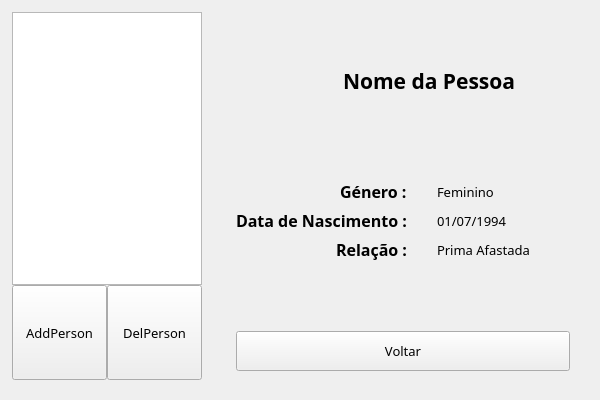
<?xml version="1.0" encoding="UTF-8"?>
<ui version="4.0">
 <class>ManagePeople</class>
 <widget class="QWidget" name="ManagePeople">
  <property name="windowModality">
   <enum>Qt::ApplicationModal</enum>
  </property>
  <property name="geometry">
   <rect>
    <x>0</x>
    <y>0</y>
    <width>600</width>
    <height>400</height>
   </rect>
  </property>
  <property name="sizePolicy">
   <sizepolicy hsizetype="Fixed" vsizetype="Fixed">
    <horstretch>0</horstretch>
    <verstretch>0</verstretch>
   </sizepolicy>
  </property>
  <property name="minimumSize">
   <size>
    <width>600</width>
    <height>400</height>
   </size>
  </property>
  <property name="font">
   <font>
    <family>Century Gothic</family>
    <pointsize>10</pointsize>
    <weight>50</weight>
    <italic>false</italic>
    <bold>false</bold>
   </font>
  </property>
  <property name="windowTitle">
   <string>Form</string>
  </property>
  <property name="styleSheet">
   <string notr="true">*{
font: 10pt &quot;Century Gothic&quot;;
}
QLabel#Icon{
border-image: url(:/Icons/bin/Icons/People.png);
 }
QLabel{
font: 12pt &quot;Century Gothic&quot;;
}
QLabel#Name{
font: bold 16pt &quot;Century Gothic&quot;;
}
QLabel#Tag_1{
font: bold 12pt &quot;Century Gothic&quot;;
}
QLabel#Tag_2{
font:  bold 12pt &quot;Century Gothic&quot;;
}
QLabel#Tag_3{
font: bold 12pt &quot;Century Gothic&quot;;
}</string>
  </property>
  <layout class="QGridLayout" name="gridLayout_2">
   <item row="0" column="0">
    <layout class="QHBoxLayout" name="horizontalLayout_3">
     <item>
      <widget class="QWidget" name="verticalWidget" native="true">
       <property name="sizePolicy">
        <sizepolicy hsizetype="Maximum" vsizetype="Preferred">
         <horstretch>0</horstretch>
         <verstretch>0</verstretch>
        </sizepolicy>
       </property>
       <property name="maximumSize">
        <size>
         <width>200</width>
         <height>16777215</height>
        </size>
       </property>
       <layout class="QVBoxLayout" name="verticalLayout_3">
        <property name="spacing">
         <number>0</number>
        </property>
        <property name="leftMargin">
         <number>1</number>
        </property>
        <property name="topMargin">
         <number>1</number>
        </property>
        <item>
         <widget class="QListWidget" name="PeopleList"/>
        </item>
        <item>
         <layout class="QHBoxLayout" name="horizontalLayout_4">
          <property name="spacing">
           <number>0</number>
          </property>
          <property name="leftMargin">
           <number>0</number>
          </property>
          <property name="topMargin">
           <number>0</number>
          </property>
          <item>
           <widget class="QToolButton" name="AddPerson">
            <property name="enabled">
             <bool>true</bool>
            </property>
            <property name="sizePolicy">
             <sizepolicy hsizetype="Maximum" vsizetype="Maximum">
              <horstretch>0</horstretch>
              <verstretch>0</verstretch>
             </sizepolicy>
            </property>
            <property name="minimumSize">
             <size>
              <width>95</width>
              <height>95</height>
             </size>
            </property>
            <property name="text">
             <string>AddPerson</string>
            </property>
           </widget>
          </item>
          <item>
           <widget class="QToolButton" name="DelPerson">
            <property name="sizePolicy">
             <sizepolicy hsizetype="Fixed" vsizetype="Fixed">
              <horstretch>0</horstretch>
              <verstretch>0</verstretch>
             </sizepolicy>
            </property>
            <property name="minimumSize">
             <size>
              <width>95</width>
              <height>95</height>
             </size>
            </property>
            <property name="text">
             <string>DelPerson</string>
            </property>
           </widget>
          </item>
         </layout>
        </item>
       </layout>
      </widget>
     </item>
     <item>
      <widget class="QWidget" name="verticalWidget" native="true">
       <property name="sizePolicy">
        <sizepolicy hsizetype="MinimumExpanding" vsizetype="MinimumExpanding">
         <horstretch>0</horstretch>
         <verstretch>0</verstretch>
        </sizepolicy>
       </property>
       <layout class="QVBoxLayout" name="verticalLayout">
        <property name="spacing">
         <number>0</number>
        </property>
        <property name="leftMargin">
         <number>0</number>
        </property>
        <property name="topMargin">
         <number>0</number>
        </property>
        <property name="rightMargin">
         <number>0</number>
        </property>
        <property name="bottomMargin">
         <number>0</number>
        </property>
        <item>
         <widget class="QWidget" name="horizontalWidget" native="true">
          <property name="font">
           <font>
            <family>Century Gothic</family>
            <pointsize>10</pointsize>
            <weight>50</weight>
            <italic>false</italic>
            <bold>false</bold>
           </font>
          </property>
          <layout class="QHBoxLayout" name="horizontalLayout">
           <property name="sizeConstraint">
            <enum>QLayout::SetDefaultConstraint</enum>
           </property>
           <property name="leftMargin">
            <number>20</number>
           </property>
           <property name="topMargin">
            <number>20</number>
           </property>
           <property name="rightMargin">
            <number>10</number>
           </property>
           <property name="bottomMargin">
            <number>10</number>
           </property>
           <item>
            <widget class="QLabel" name="Icon">
             <property name="sizePolicy">
              <sizepolicy hsizetype="Maximum" vsizetype="Maximum">
               <horstretch>0</horstretch>
               <verstretch>0</verstretch>
              </sizepolicy>
             </property>
             <property name="minimumSize">
              <size>
               <width>100</width>
               <height>100</height>
              </size>
             </property>
             <property name="text">
              <string/>
             </property>
            </widget>
           </item>
           <item>
            <widget class="QLabel" name="Name">
             <property name="sizePolicy">
              <sizepolicy hsizetype="MinimumExpanding" vsizetype="Preferred">
               <horstretch>0</horstretch>
               <verstretch>0</verstretch>
              </sizepolicy>
             </property>
             <property name="font">
              <font>
               <family>Century Gothic</family>
               <pointsize>16</pointsize>
               <weight>75</weight>
               <bold>true</bold>
              </font>
             </property>
             <property name="text">
              <string>Nome da Pessoa</string>
             </property>
            </widget>
           </item>
          </layout>
         </widget>
        </item>
        <item>
         <widget class="QWidget" name="verticalWidget_2" native="true">
          <property name="sizePolicy">
           <sizepolicy hsizetype="Preferred" vsizetype="MinimumExpanding">
            <horstretch>0</horstretch>
            <verstretch>0</verstretch>
           </sizepolicy>
          </property>
          <layout class="QVBoxLayout" name="verticalLayout_4">
           <item>
            <widget class="QWidget" name="formWidget" native="true">
             <property name="font">
              <font>
               <family>Century Gothic</family>
               <pointsize>10</pointsize>
               <weight>50</weight>
               <italic>false</italic>
               <bold>false</bold>
              </font>
             </property>
             <property name="styleSheet">
              <string notr="true"/>
             </property>
             <layout class="QFormLayout" name="formLayout">
              <property name="labelAlignment">
               <set>Qt::AlignBottom|Qt::AlignRight|Qt::AlignTrailing</set>
              </property>
              <property name="formAlignment">
               <set>Qt::AlignRight|Qt::AlignTop|Qt::AlignTrailing</set>
              </property>
              <property name="horizontalSpacing">
               <number>30</number>
              </property>
              <property name="leftMargin">
               <number>10</number>
              </property>
              <property name="topMargin">
               <number>30</number>
              </property>
              <item row="0" column="0">
               <widget class="QLabel" name="Tag_3">
                <property name="font">
                 <font>
                  <family>Century Gothic</family>
                  <pointsize>12</pointsize>
                  <weight>75</weight>
                  <bold>true</bold>
                 </font>
                </property>
                <property name="text">
                 <string>Género :</string>
                </property>
               </widget>
              </item>
              <item row="0" column="1">
               <widget class="QLabel" name="Genero">
                <property name="text">
                 <string>Feminino</string>
                </property>
               </widget>
              </item>
              <item row="1" column="0">
               <widget class="QLabel" name="Tag_1">
                <property name="font">
                 <font>
                  <family>Century Gothic</family>
                  <pointsize>12</pointsize>
                  <weight>75</weight>
                  <bold>true</bold>
                 </font>
                </property>
                <property name="text">
                 <string>Data de Nascimento :</string>
                </property>
               </widget>
              </item>
              <item row="1" column="1">
               <widget class="QLabel" name="Data">
                <property name="text">
                 <string>01/07/1994</string>
                </property>
               </widget>
              </item>
              <item row="2" column="0">
               <widget class="QLabel" name="Tag_2">
                <property name="font">
                 <font>
                  <family>Century Gothic</family>
                  <pointsize>12</pointsize>
                  <weight>75</weight>
                  <bold>true</bold>
                 </font>
                </property>
                <property name="text">
                 <string>Relação :</string>
                </property>
               </widget>
              </item>
              <item row="2" column="1">
               <widget class="QLabel" name="Relacao">
                <property name="text">
                 <string>Prima Afastada</string>
                </property>
               </widget>
              </item>
             </layout>
            </widget>
           </item>
           <item>
            <widget class="QWidget" name="horizontalWidget" native="true">
             <property name="sizePolicy">
              <sizepolicy hsizetype="MinimumExpanding" vsizetype="Maximum">
               <horstretch>0</horstretch>
               <verstretch>0</verstretch>
              </sizepolicy>
             </property>
             <layout class="QHBoxLayout" name="horizontalLayout_2">
              <property name="leftMargin">
               <number>10</number>
              </property>
              <property name="rightMargin">
               <number>10</number>
              </property>
              <item>
               <widget class="QPushButton" name="Voltar">
                <property name="sizePolicy">
                 <sizepolicy hsizetype="Minimum" vsizetype="Fixed">
                  <horstretch>0</horstretch>
                  <verstretch>0</verstretch>
                 </sizepolicy>
                </property>
                <property name="minimumSize">
                 <size>
                  <width>0</width>
                  <height>40</height>
                 </size>
                </property>
                <property name="text">
                 <string>Voltar</string>
                </property>
               </widget>
              </item>
             </layout>
            </widget>
           </item>
          </layout>
         </widget>
        </item>
       </layout>
      </widget>
     </item>
    </layout>
   </item>
  </layout>
 </widget>
 <resources/>
 <connections/>
</ui>
